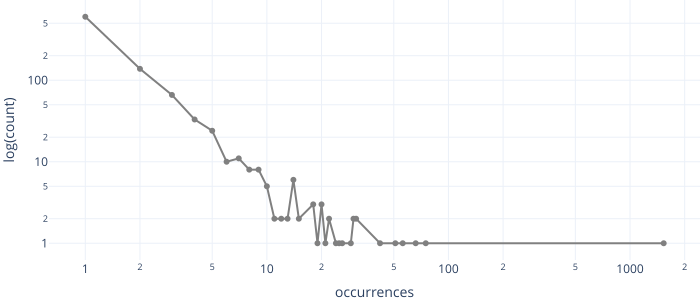

This chart was generated by the following Python code:
from collections import Counter
import plotly.express as px
import re
import sys


def main(text, stem):
    """Calculate token frequency."""
    counts = Counter(t for t in re.split(r'\b', text) if len(t) > 0)
    rows = sorted(counts.items(), key=lambda pair: pair[1], reverse=True)
    freq = Counter(r[1] for r in rows)
    freq = sorted(freq.items(), key=lambda pair: pair[0], reverse=True)
    num_occ = [p[0] for p in freq]
    num_items = [p[1] for p in freq]
    fig = px.line(
        {"occurrences": num_occ, "log(count)": num_items},
        x="occurrences", y="log(count)",
        log_x=True,
        log_y=True,
        markers=True,
        color_discrete_sequence=["gray"],
        template="plotly_white"
    )
    fig.update_layout(margin={"l": 0, "r": 0, "t": 0, "b": 0})
    fig.write_image(f"{stem}.svg", height=300)
    fig.write_image(f"{stem}.pdf", height=300)



if __name__ == "__main__":
    main(sys.stdin.read(), sys.argv[1])
